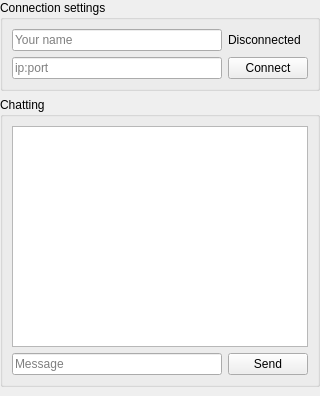
<?xml version="1.0" encoding="UTF-8"?>
<ui version="4.0">
 <class>MainWindow</class>
 <widget class="QMainWindow" name="MainWindow">
  <property name="geometry">
   <rect>
    <x>0</x>
    <y>0</y>
    <width>320</width>
    <height>396</height>
   </rect>
  </property>
  <property name="windowTitle">
   <string>Chat</string>
  </property>
  <widget class="QWidget" name="centralwidget">
   <layout class="QGridLayout" name="gridLayout_3">
    <property name="leftMargin">
     <number>0</number>
    </property>
    <property name="topMargin">
     <number>0</number>
    </property>
    <property name="rightMargin">
     <number>0</number>
    </property>
    <item row="0" column="0">
     <widget class="QGroupBox" name="groupBox">
      <property name="title">
       <string>Connection settings</string>
      </property>
      <layout class="QGridLayout" name="gridLayout">
       <item row="0" column="0">
        <widget class="QLineEdit" name="line_name">
         <property name="placeholderText">
          <string>Your name</string>
         </property>
        </widget>
       </item>
       <item row="1" column="0">
        <widget class="QLineEdit" name="line_ip_port">
         <property name="placeholderText">
          <string>ip:port</string>
         </property>
        </widget>
       </item>
       <item row="1" column="1">
        <widget class="QPushButton" name="button_connect">
         <property name="text">
          <string>Connect</string>
         </property>
        </widget>
       </item>
       <item row="0" column="1">
        <widget class="QLabel" name="status">
         <property name="text">
          <string>Disconnected</string>
         </property>
        </widget>
       </item>
      </layout>
     </widget>
    </item>
    <item row="1" column="0">
     <widget class="QGroupBox" name="groupBox_2">
      <property name="title">
       <string>Chatting</string>
      </property>
      <layout class="QGridLayout" name="gridLayout_2">
       <item row="0" column="0" colspan="2">
        <widget class="QTextBrowser" name="chat"/>
       </item>
       <item row="1" column="0">
        <widget class="QLineEdit" name="line_message">
         <property name="placeholderText">
          <string>Message</string>
         </property>
        </widget>
       </item>
       <item row="1" column="1">
        <widget class="QPushButton" name="button_send">
         <property name="text">
          <string>Send</string>
         </property>
        </widget>
       </item>
      </layout>
     </widget>
    </item>
   </layout>
  </widget>
  <widget class="QMenuBar" name="menubar">
   <property name="geometry">
    <rect>
     <x>0</x>
     <y>0</y>
     <width>320</width>
     <height>21</height>
    </rect>
   </property>
  </widget>
 </widget>
 <resources/>
 <connections/>
</ui>
